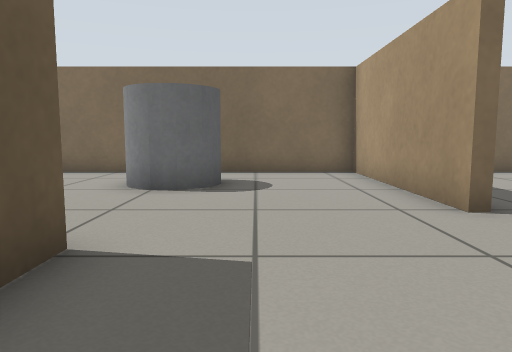
View 1 (above)

16 first-person views from a walk through a robot-simulator world made for Gazebo. The camera is 0.5 m above the floor, tilts 6° down and sees 70° across. The floor is counted in squares, 0.5 m on a side. Each view is taken from the middle of a square. On the plan, view 1 faces up. The plan holds only what a view shows up to about 13 squares ahead; the rest is blank.

View 2
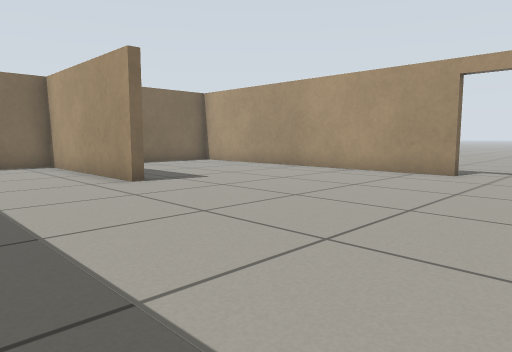

View 3
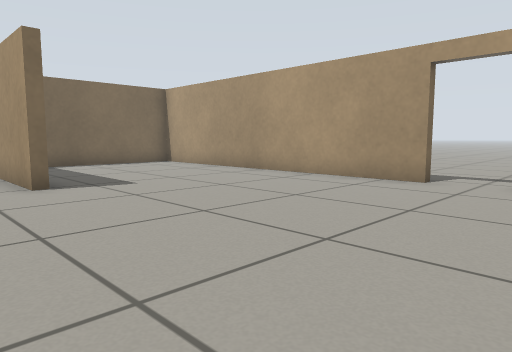

View 4
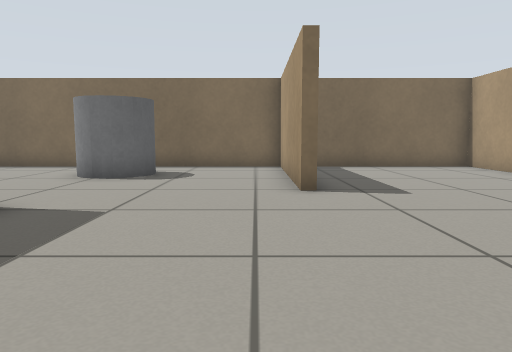

View 5
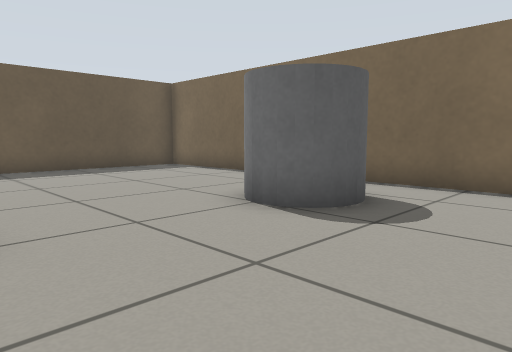

View 6
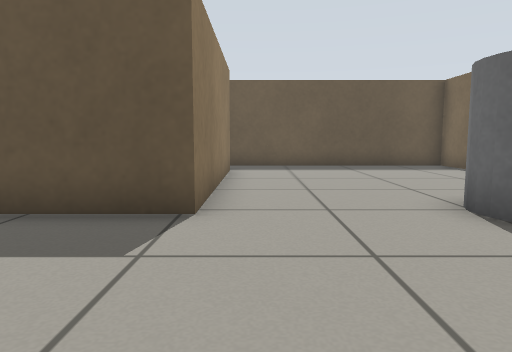

View 7
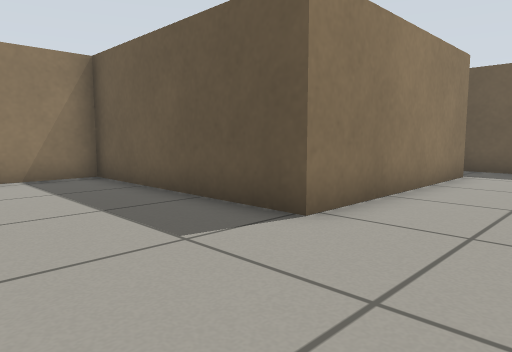

View 8
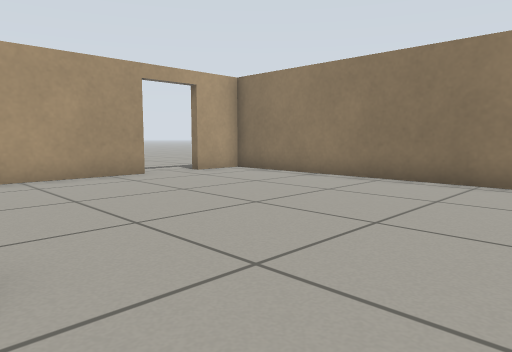

View 9
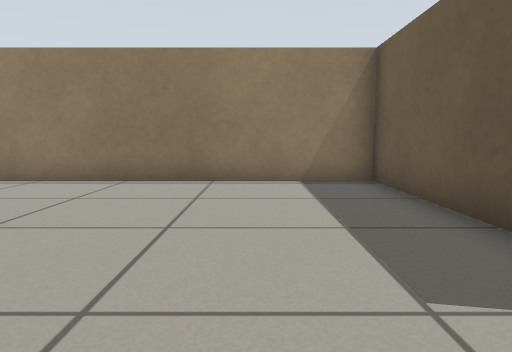

View 10
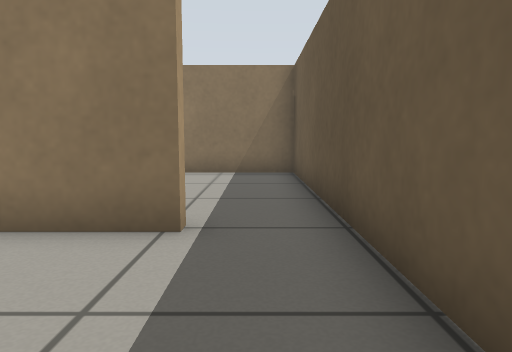

View 11
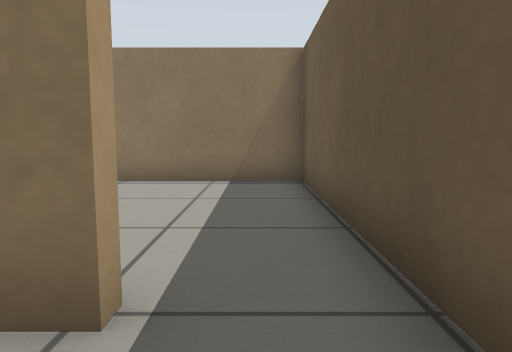

View 12
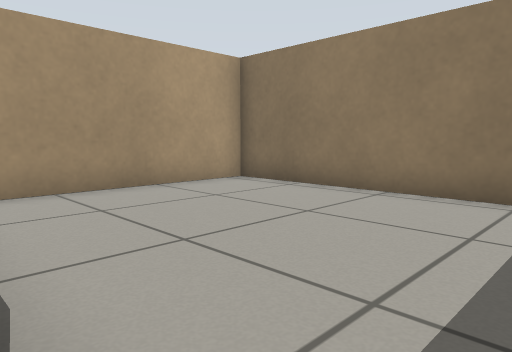

View 13
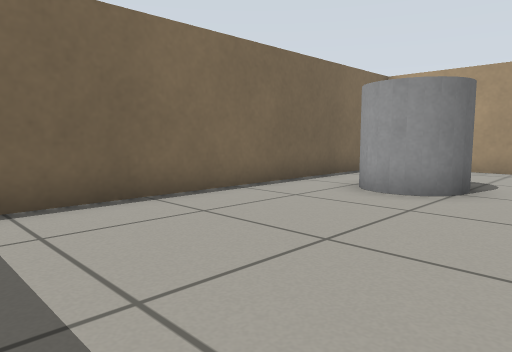

View 14
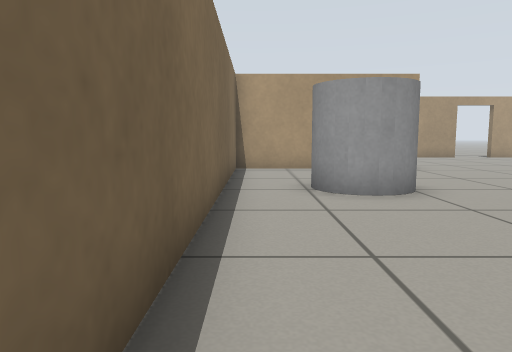

View 15
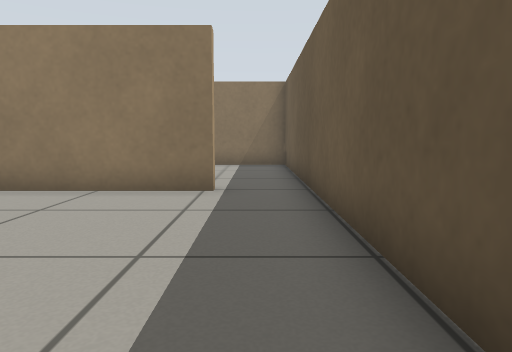

View 16
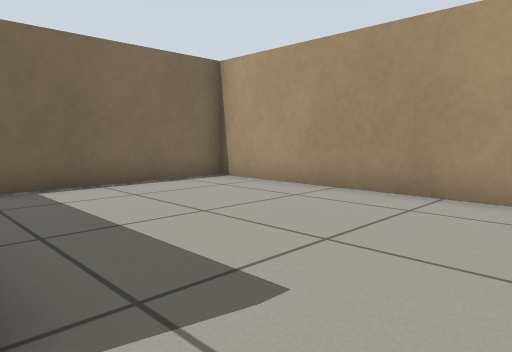

### Floor plan
Points are (right, up) in squares from view 1. A wall is a line through its corners. A room is listed if a view was taken in it or the views show most of it. See-through windows are left out.
Room 1 (views 1, 2, 3, 4, 5, 6, 7, 8, 9, 10, 11, 13, 14, 15, 16)
walls: (3.2, 4.8) (2.8, 4.8) (2.8, 10.6) (-10.1, 10.6) (-10.1, 3.6); (9.3, 0) (9.3, 10.7) (4.1, 10.7); (-8.2, 3.2) (-1.7, 3.2) (-1.7, -3.4) (9.3, -3.4) (9.3, -1.8)
ways out: opening at (-9, 3) to room 2; open door at (9.5, -0.5)
objects: grey cylinder (-3, 7) to (-1, 9)
Room 2 (view 12)
walls: (-10.1, 3.6) (-10.1, -3.4) (-2, -3.4) (-2, 1.9)
ways out: opening at (-9, 3) to room 1

Positions as (right, up) in squares from view 1, and headings:
1: (0, 0), facing up
2: (-1, -3), facing up-right
3: (1, -3), facing up-right
4: (2, -2), facing up
5: (2, 3), facing up-left
6: (3, 4), facing left
7: (2, 6), facing down-left
8: (0, 5), facing down-right
9: (1, 5), facing down
10: (-9, 7), facing down
11: (-9, 5), facing down
12: (-9, 3), facing down-right
13: (-9, 5), facing up-right
14: (-9, 10), facing right
15: (-9, 10), facing down
16: (3, 3), facing up-right
